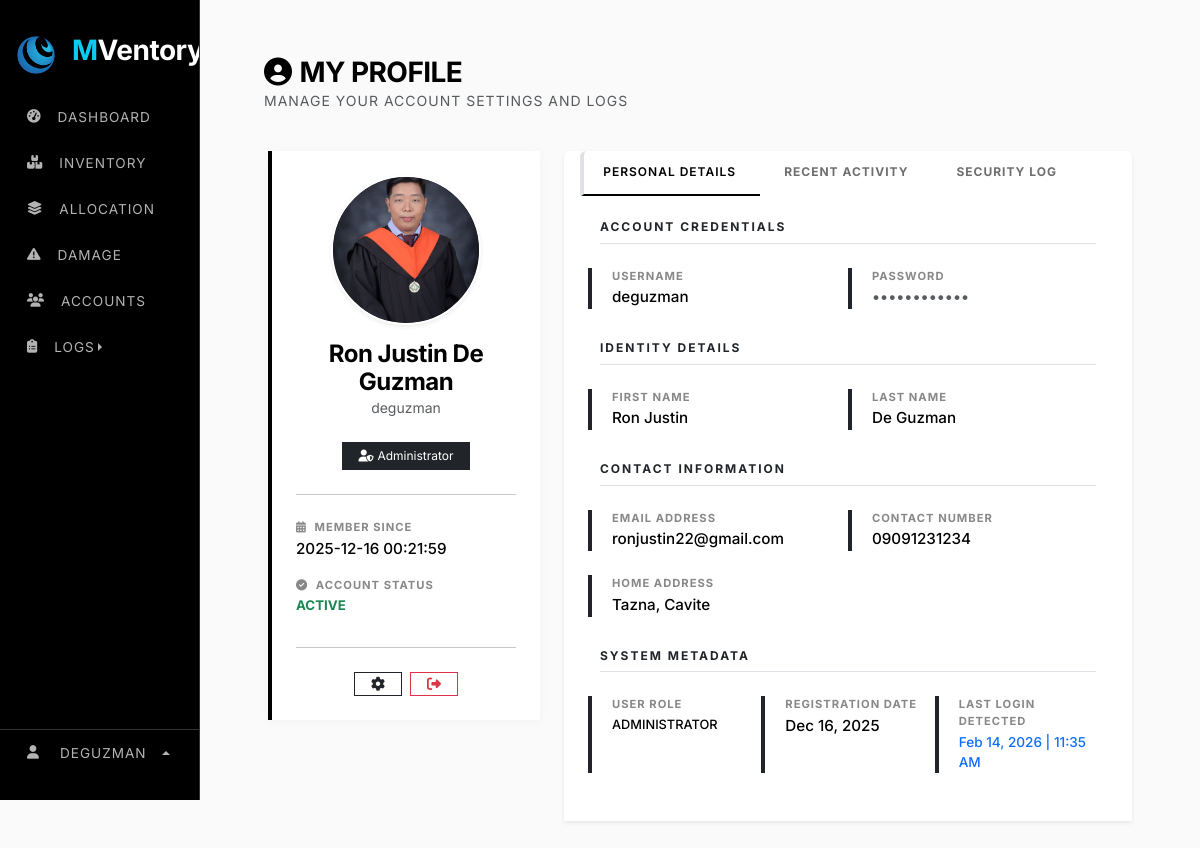
The app's page /web_content/profile.php (signed in), older data.
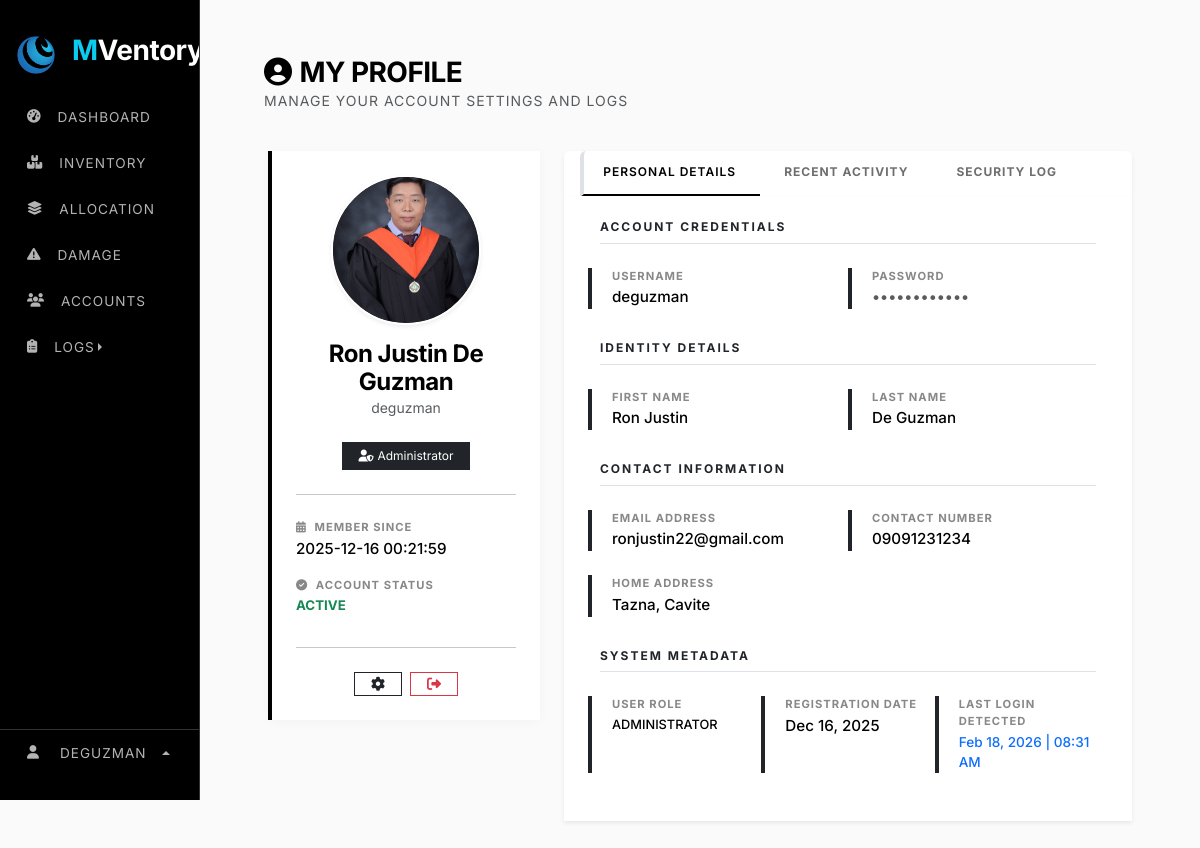
The same page, newer data.
### tables this page shows
CREATE TABLE `system_settings` (
  `setting_key` varchar(100) NOT NULL,
  `setting_value` varchar(255) NOT NULL,
  `setting_type` enum('string','number','boolean','select') NOT NULL,
  `category` enum('general','inventory','notifications','security') NOT NULL,
  `description` varchar(255) DEFAULT NULL,
  PRIMARY KEY (`setting_key`)
);

CREATE TABLE `users` (
  `user_id` int(11) NOT NULL AUTO_INCREMENT,
  `role_id` varchar(15) NOT NULL,
  `username` varchar(9999) NOT NULL,
  `first_name` varchar(100) NOT NULL,
  `last_name` varchar(100) NOT NULL,
  `phone` varchar(11) NOT NULL,
  `address` varchar(500) DEFAULT NULL,
  `role` varchar(30) NOT NULL,
  `status` varchar(20) NOT NULL DEFAULT 'active',
  `email` varchar(150) NOT NULL,
  `password` varchar(255) NOT NULL,
  `profile_image` varchar(999) NOT NULL,
  `is_active` tinyint(1) DEFAULT 1,
  `is_login` tinyint(1) NOT NULL,
  `last_login` datetime DEFAULT NULL,
  `created_at` timestamp NOT NULL DEFAULT current_timestamp(),
  `deleted_at` timestamp NULL DEFAULT NULL,
  `last_activity` datetime DEFAULT current_timestamp(),
  PRIMARY KEY (`user_id`),
  UNIQUE KEY `email` (`email`)
);

### web_content/profile.php (the view, shortened to what the rows shown need)
<?php
    include "../render/connection.php";
    include "../src/cdn/cdn_links.php";
    $user = "SELECT * FROM users WHERE user_id = ".$_SESSION['user_id'];
    $user_result = $conn->query($user);
    $user_data = $user_result->fetch_assoc();
?>
<!doctype html>
<html lang="en">
    <head>
        <link rel="stylesheet" href="../src/style/main_style.css">
    <body>
        <div class="row">
            <div class="col-lg-2">
        <?php include "../nav/sidebar_nav.php"; ?>
            </div>
            <div class="col">
                <div class="main-content">
                    <div class="container mt-4">
                        <div class="row">
                            <div class="col-lg-4">
                                <div class="card shadow-sm border-0 mb-4 text-center p-4 metric-card-stark">
                                    <div class="avatar-circle-lg bg-dark shadow-sm rounded-circle d-flex align-items-center justify-content-center overflow-hidden border border-2 border-white"
                                        style="width: 150px; height: 150px;"> <?php
                                            $f_initial = !empty($user_data['first_name']) ? substr($user_data['first_name'], 0, 1) : '';
                                            $l_initial = !empty($user_data['last_name']) ? substr($user_data['last_name'], 0, 1) : '';
                                            $initials = strtoupper($f_initial . $l_initial) ?: "??";
                                            $profile_img = $user_data['profile_image'];
                                        ?>
                                        <?php if (!empty($profile_img) && file_exists($profile_img)): ?>
                                            <img src="<?= $profile_img ?>" alt="Profile" class="rounded-circle" style="width: 100%; height: 100%; object-fit: cover;">
                                        <?php else: ?>
                                            <div class="text-white fw-bold" style="font-size: 1.5rem; letter-spacing: 1px;">
                                                <?= $initials ?>
                                            </div>
                                        <?php endif; ?>
                                    </div>
                                    <h4 class="fw-bold mb-0"><?php echo $user_data['first_name'] . ' ' . $user_data['last_name']; ?></h4>
                                    <p class="text-muted small"><?php echo $user_data['username']; ?></p>
                                    <div class="mt-2">
                                        <span class="badge bg-dark text-white rounded-0 px-3 py-2 fw-normal small">
                                            <i class="fa-solid fa-user-shield me-1"></i><?php echo $user_data['role']; ?>
                                        </span>
                                    </div>
                                    <hr class="my-4 opacity-10">
                                    <div class="text-start">
                                        <div class="mb-3">
                                            <div class="info-label"><i class="fa-solid fa-calendar-days me-1"></i> Member Since</div>
                                            <div class="info-value"><?php echo $user_data['created_at']; ?></div>
                                        </div>
                                        <div class="mb-1">
                                            <div class="info-value">
                                                <span class="text-success small fw-bold"><?php echo strtoupper($user_data['status']); ?></span>
                                            </div>
                                        </div>
                                    </div>
                                    <hr class="my-3 opacity-10">
                                    <div class="d-flex justify-content-center gap-2 mt-2">
                                        <a class="btn btn-outline-dark btn-sm rounded-0 px-3" title="Settings" href="edit_profile.php">
                                        </a>
                                        <a class="btn btn-outline-danger btn-sm rounded-0 px-3" title="Logout" href="logout.php">
                                        </a>
                                    </div>
                                </div>
                            </div>
                            <div class="col-lg-8">
                                <div class="tab-content shadow-sm">
                                    <div class="tab-pane fade show active" id="details-content">
                                        <div class="card border-0 rounded-0 p-4">
                                            <div class="row">
                                                <div class="col-md-6 border-start border-4 border-dark mb-4">
                                                    <div class="info-label ps-2">Username</div>
                                                    <div class="info-value ps-2 mb-0"><?= $user_data['username']; ?></div>
                                                </div>
                                                <div class="col-md-6 border-start border-4 border-dark mb-4">
                                                    <div class="info-label ps-2">First Name</div>
                                                    <div class="info-value ps-2 mb-0"><?= !empty($user_data['first_name']) ? $user_data['first_name'] : '<span class="text-muted opacity-50">N/A</span>'; ?></div>
                                                </div>
                                                <div class="col-md-6 border-start border-4 border-dark mb-4">
                                                    <div class="info-label ps-2">Last Name</div>
                                                    <div class="info-value ps-2 mb-0"><?= !empty($user_data['last_name']) ? $user_data['last_name'] : '<span class="text-muted opacity-50">N/A</span>'; ?></div>
                                                </div>
                                                <div class="col-md-6 border-start border-4 border-dark mb-4">
                                                    <div class="info-label ps-2">Email Address</div>
                                                    <div class="info-value ps-2 mb-0"><?= !empty($user_data['email']) ? $user_data['email'] : '<span class="text-muted opacity-50">N/A</span>'; ?></div>
                                                </div>
                                                <div class="col-md-6 border-start border-4 border-dark mb-4">
                                                    <div class="info-label ps-2">Contact Number</div>
                                                    <div class="info-value ps-2 mb-0"><?= !empty($user_data['phone']) ? $user_data['phone'] : '<span class="text-muted opacity-50">N/A</span>'; ?></div>
                                                </div>
                                                <div class="col-12 border-start border-4 border-dark mb-4">
                                                    <div class="info-label ps-2">Home Address</div>
                                                    <div class="info-value ps-2 mb-0"><?= !empty($user_data['address']) ? $user_data['address'] : '<span class="text-muted opacity-50">N/A</span>'; ?></div>
                                                </div>
                                                <div class="col-md-4 border-start border-4 border-dark mb-4">
                                                    <div class="info-label ps-2">User Role</div>
                                                    <div class="info-value ps-2 mb-0 text-uppercase" style="font-size: 0.8rem;"><?= $user_data['role']; ?></div>
                                                </div>
                                                <div class="col-md-4 border-start border-4 border-dark mb-4">
                                                    <div class="info-label ps-2">Registration Date</div>
                                                    <div class="info-value ps-2 mb-0"><?= date("M d, Y", strtotime($user_data['created_at'])); ?></div>
                                                </div>
                                                <div class="col-md-4 border-start border-4 border-dark mb-4">
                                                    <div class="info-label ps-2">Last Login Detected</div>
                                                    <div class="info-value ps-2 mb-0 text-primary" style="font-size: 0.85rem;">
                                                        <?= !empty($user_data['last_login']) ? date("M d, Y | h:i A", strtotime($user_data['last_login'])) : 'First Session'; ?>
                                                    </div>
                                                </div>
                                            </div>
                                        </div>
                                    </div>
                                </div>
                            </div>
                        </div>
                    </div>
                </div>
            </div>
        </div>
    </body>
</html>

### nav/sidebar_nav.php (shortened to what the rows shown need)
<?php
$app_name = "SELECT setting_value FROM system_settings WHERE setting_key = 'app_name'";
$result = $conn->query($app_name);
if ($result && $result->num_rows > 0) {
    $row = $result->fetch_assoc();
    $app_name_value = $row['setting_value'];
} else {
    $app_name_value = "MVentory";
}
$words = explode(" ", $app_name_value);
if (count($words) > 1) {
    $first_part = '<span class="text-info">' . htmlspecialchars($words[0]) . '</span>';
    array_shift($words);
    $second_part = htmlspecialchars(implode("", $words));
    $display_name = $first_part . $second_part;
} else {
    $display_name = htmlspecialchars($app_name_value);
}
$app_logo = "SELECT setting_value FROM system_settings WHERE setting_key = 'app_logo'";
$result_logo = $conn->query($app_logo);
if ($result_logo && $result_logo->num_rows > 0) {
    $row_logo = $result_logo->fetch_assoc();
    $app_logo_value = $row_logo['setting_value'];
} else {
    $app_logo_value = "default_logo.png";
}
?>
<link rel="stylesheet" href="../src/style/navbar_style.css">
<div class="sidebar-stark" id="sidebar">
    <div class="sidebar-header">
        <img src="../src/image/logo/<?php echo $app_logo_value; ?>" width="40" alt="Logo">
        <h3 class="ms-3 fw-bold text-white logo-text"><?php echo $display_name; ?></h3>
    </div>
</div>

Row changes from the older to the newer data that the page shows:
changed users "Ron Justin": last_login "Feb 14, 2026 | 11:35 AM" → "Feb 18, 2026 | 08:31 AM"
